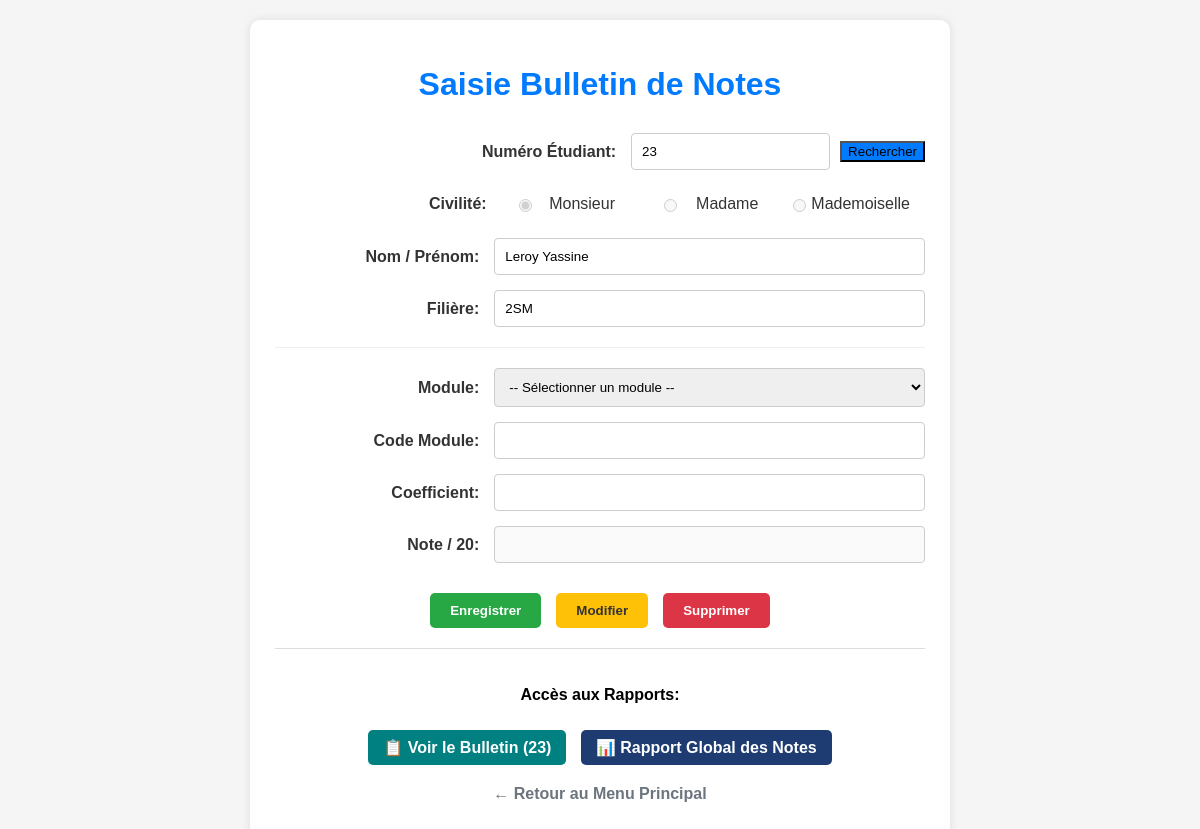
Page /frmBulletins.php?numero=23 on the committed database.
### tables this page shows
CREATE TABLE `etudiants` (
  `id_etudiant` int(11) NOT NULL,
  `numero_etudiant` varchar(50) NOT NULL,
  `nom_etudiant` varchar(100) NOT NULL,
  `prenom_etudiant` varchar(100) NOT NULL,
  `civilite` enum('M','Mme','Mlle') DEFAULT NULL,
  `date_naissance` date DEFAULT NULL,
  `adresse` text DEFAULT NULL,
  `localisation` varchar(100) DEFAULT NULL,
  `platforme` varchar(50) DEFAULT NULL,
  `application` varchar(50) DEFAULT NULL,
  `photo` varchar(255) DEFAULT NULL,
  `id_nationalite` int(11) DEFAULT NULL,
  `FilièreId` int(11) DEFAULT NULL,
  `created_at` timestamp NOT NULL DEFAULT current_timestamp()
);

### connexion_base.php (called while the page is built, shortened)
<?php
class ConnexionBase {
    public function __construct() {
        $servername = "localhost";
        $username = "root";
        $password = "";
        $dbname = "base_etudiants_tp2_2025";
        try {
            $this->pdo = new PDO("mysql:host=$servername;dbname=$dbname;charset=utf8", $username, $password);
        } catch(PDOException $e) {
            die("Connection failed: " . $e->getMessage());
        }
    }
}
?>

### frmBulletins.php (the view, shortened to what this page needs)
<?php
require_once 'connexion_base.php';
$db = new ConnexionBase();
$etudiant_trouve = false;
$etudiant = ['Numéro' => '', 'Nom' => '', 'Prenom' => '', 'Civilité' => '', 'Filiere' => ''];
$note_data = ['Code_Module' => '', 'Coefficient' => '', 'Note' => ''];
$numero_etudiant = isset($_REQUEST['numero']) ? trim($_REQUEST['numero']) : '';
$code_module_selectionne = isset($_REQUEST['module']) ? trim($_REQUEST['module']) : '';
if (!empty($numero_etudiant)) {
    $stmt_etudiant = $db->pdo->prepare("
        SELECT e.numero_etudiant, e.nom_etudiant, e.prenom_etudiant, e.civilite, f.CodeFilière, f.Id as FilièreId
        FROM etudiants e
        LEFT JOIN filières f ON e.FilièreId = f.Id
        WHERE e.numero_etudiant = ?
    ");
    $stmt_etudiant->execute([$numero_etudiant]);
    $etudiant_db = $stmt_etudiant->fetch(PDO::FETCH_ASSOC);
    if ($etudiant_db) {
        $etudiant_trouve = true;
        $etudiant['Numéro'] = $etudiant_db['numero_etudiant'];
        $etudiant['Nom'] = $etudiant_db['nom_etudiant'];
        $etudiant['Prenom'] = $etudiant_db['prenom_etudiant'];
        $etudiant['Civilité'] = $etudiant_db['civilite'];
        $etudiant['Filiere'] = $etudiant_db['CodeFilière'];
    } else {
        $message = "Erreur : Étudiant N° " . htmlspecialchars($numero_etudiant) . " non trouvé.";
        $type_message = 'error';
    }
}
?>
<!DOCTYPE html>
<html lang="fr">
<head>
</head>
<body>
    <div class="container">
        <h1>Saisie Bulletin de Notes</h1>
        <form method="post" action="frmBulletins.php">
            <div class="form-row">
                <label for="numero_get">Numéro Étudiant:</label>
                <div class="recherche-group">
                    <input type="text" id="numero_get" name="numero_get"
                           value="<?= htmlspecialchars($numero_etudiant) ?>" required>
                    <button type="button" class="btn-rechercher" onclick="document.location.href = 'frmBulletins.php?numero=' + document.getElementById('numero_get').value;">
                        Rechercher
                    </button>
                </div>
            </div>
            <div class="form-row">
                <label>Civilité:</label>
                <div style="display: flex; gap: 15px; align-items: center; flex: 2; height: 38px;">
                    <?php
                        $current_civilite = $etudiant_trouve ? $etudiant['Civilité'] : '';
                        $civilite_options = ['M' => 'Monsieur', 'Mme' => 'Madame', 'Mlle' => 'Mademoiselle'];
                    ?>
                    <?php foreach($civilite_options as $value => $label): ?>
                        <label style="width: auto; font-weight: normal; margin: 0; display: flex; align-items: center;">
                            <input type="radio" disabled
                                   <?= ($current_civilite == $value) ? 'checked' : '' ?>
                                   style="width: auto; margin-right: 5px; height: auto;">
                            <?= $label ?>
                        </label>
                    <?php endforeach; ?>
                </div>
            </div>
            <div class="form-row">
                <label>Nom / Prénom:</label>
                <input type="text"
                       value="<?= htmlspecialchars($etudiant['Nom'] . ' ' . $etudiant['Prenom']) ?>"
                       readonly>
            </div>
            <div class="form-row">
                <label>Filière:</label>
                <input type="text"
                       value="<?= htmlspecialchars($etudiant['Filiere']) ?>"
                       readonly>
            </div>
            <hr style="border: 0; border-top: 1px solid #eee; margin: 20px 0;">
            <div class="form-row">
                <label for="module">Module:</label>
                <select id="module_select" name="module_select"
                        onchange="document.location.href = 'frmBulletins.php?numero=<?= urlencode($numero_etudiant) ?>&module=' + this.value;"
                        <?= $etudiant_trouve ? '' : 'disabled' ?>>
                    <option value="">-- Sélectionner un module --</option>
                </select>
            </div>
            <div class="form-row">
                <label>Code Module:</label>
                <input type="text"
                       value="<?= htmlspecialchars($note_data['Code_Module']) ?>"
                       readonly>
            </div>
            <div class="form-row">
                <label>Coefficient:</label>
                <input type="text"
                       value="<?= htmlspecialchars($note_data['Coefficient']) ?>"
                       readonly>
            </div>
            <div class="form-row">
                <label for="note">Note / 20:</label>
                <input type="number" step="0.01" min="0" max="20" id="note" name="note"
                       value="<?= htmlspecialchars($note_data['Note']) ?>"
                       <?= !empty($code_module_selectionne) ? '' : 'disabled' ?>>
            </div>
            <div class="buttons">
                <button type="submit" name="action" value="enregistrer" class="btn-enregistrer"
                        <?= empty($code_module_selectionne) ? 'disabled' : '' ?>>Enregistrer</button>
                <button type="submit" name="action" value="modifier" class="btn-modifier"
                        <?= !empty($note_data['Note']) ? '' : 'disabled' ?>
                        onclick="return confirm('Confirmer la modification de la note?')">
                    Modifier
                </button>
                <button type="submit" name="action" value="supprimer" class="btn-supprimer"
                        <?= !empty($note_data['Note']) ? '' : 'disabled' ?>
                        onclick="return confirm('Êtes-vous sûr de vouloir supprimer cette note?')">
                    Supprimer
                </button>
            </div>
        </form>
        <div class="report-links">
            <h4>Accès aux Rapports:</h4>
            <?php if ($etudiant_trouve): ?>
                <a href="bulletin_etudiant.php?numero=<?= urlencode($etudiant['Numéro']) ?>"
                   class="report-btn" style="background: #008080; color: white;">
                    📋 Voir le Bulletin (<?= htmlspecialchars($etudiant['Numéro']) ?>)
                </a>
            <?php endif; ?>
            <a href="liste_note.php" class="report-btn" style="background: #1e3c72; color: white;">
                📊 Rapport Global des Notes
            </a>
        </div>
        <p style="text-align: center; margin-top: 15px;">
            <a href="menu_principal.php" style="color: #6c757d; text-decoration: none; font-weight: bold;">← Retour au Menu Principal</a>
        </p>
    </div>
</body>
</html>

### frmBulletins.php (style rules this page uses)
body { font-family: Arial, sans-serif; margin: 20px; background: #f5f5f5; }
.container { max-width: 650px; margin: 0 auto; background: white; padding: 25px; border-radius: 10px; box-shadow: 0 0 10px rgba(0,0,0,0.1); }
h1 { color: #007bff; text-align: center; margin-bottom: 30px; }
.form-row { display: flex; align-items: center; margin-bottom: 15px; }
.form-row label { flex: 1; font-weight: bold; padding-right: 15px; text-align: right; color: #333; }
.form-row input, .form-row select { flex: 2; padding: 10px; border: 1px solid #ccc; border-radius: 4px; box-sizing: border-box; }
.recherche-group { display: flex; gap: 10px; align-items: center; }
.recherche-group input { flex: 1; }
.buttons { display: flex; justify-content: center; gap: 15px; margin-top: 30px; }
.buttons button { padding: 10px 20px; border: none; border-radius: 5px; cursor: pointer; color: white; font-weight: bold; }
.btn-enregistrer { background: #28a745; }
.btn-modifier { background: #ffc107; color: #333 !important; }
.btn-supprimer { background: #dc3545; }
.btn-rechercher { background: #007bff; }
.report-links { margin-top: 20px; padding-top: 15px; border-top: 1px solid #ddd; text-align: center; }
.report-btn { display: inline-block; padding: 8px 15px; margin: 5px; text-decoration: none; border-radius: 5px; font-weight: bold; }

### rows in the picture
etudiants: civilite "☑ Monsieur", civilite "☐ Madame", civilite "☐ Mademoiselle", nom_etudiant+prenom_etudiant "Leroy Yassine", FilièreId.CodeFilière "2SM", numero_etudiant "23"

### other values in the picture
$label "Monsieur"
$label "Madame"
$label "Mademoiselle"
